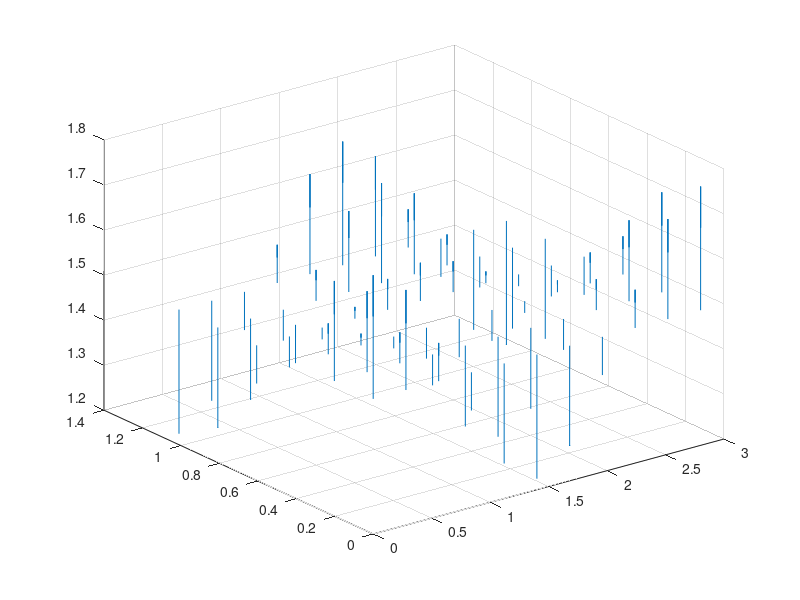

MATLAB code for this plot: (Note: this script raises an error after producing the figure.)
a = 2.8;
b = 1.01;
m = 2;
n = 1;
B0 = 1;

w = 1;
t = 0;
k = 0.1;
l = 2*pi/k;
l = 2*pi;

x = linspace(0,a,11);
y = linspace(0,b,6);
z = linspace(0,2*l,11);
z = 1.5;

[X,Y,Z] = meshgrid(x,y,z);

% vecB = vecB0(x,y)*sin(kz-wt) =
%      =    xhat*Bx0(x,y)*sin(kz-wt) 
%         + yhat*By0(x,y)*sin(kz-wt) 
%         + zhat*Bz0(x,y)*sin(kz-wt)
%
%
% Bz = B0z(x,y)*sin(kx-wt)
Bz0 = @(x,y) B0*cos(m*pi*x/a).*cos(n*pi*y/b);
Bz = @(x,y,z,t) Bz0(x,y).*sin(k*z-w*t);

Bx = @(x,y,z,t) x.*0;
By = @(x,y,z,t) x.*0;

BX = Bx(X,Y,Z,t);
BY = By(X,Y,Z,t);
BZ = Bz(X,Y,Z,t);

hca = subplot(1,1,1);

quiver3(hca,X,Y,Z,BX,BY,BZ)
hca.XLabel.String = 'x';
hca.YLabel.String = 'y';
hca.ZLabel.String = 'z';

hold(hca,'on')
S = abs(BZ(:))*50;
S(S==0) = nan;
scatter3(X(:),Y(:),Z(:),S)
hold(hca,'off')

hca.Title.String = sprintf('m = %g, n = %g',m,n);



